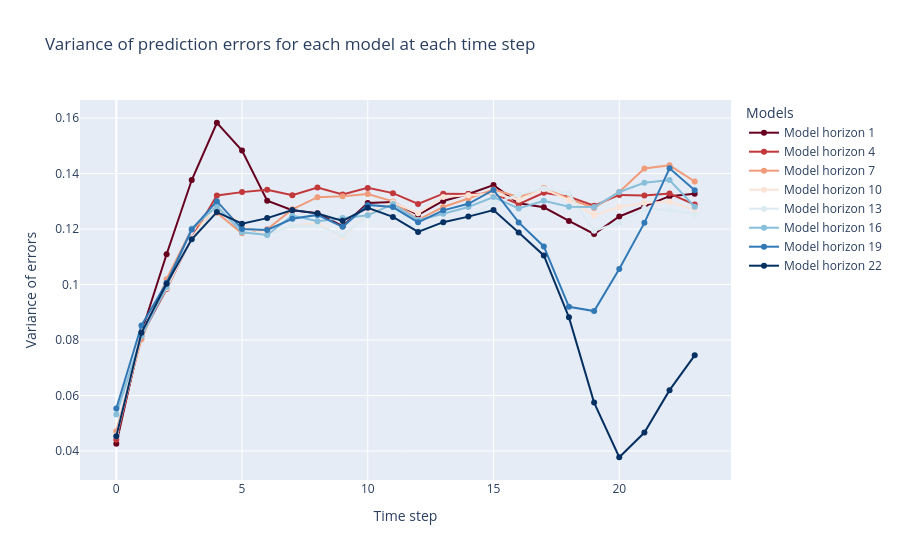
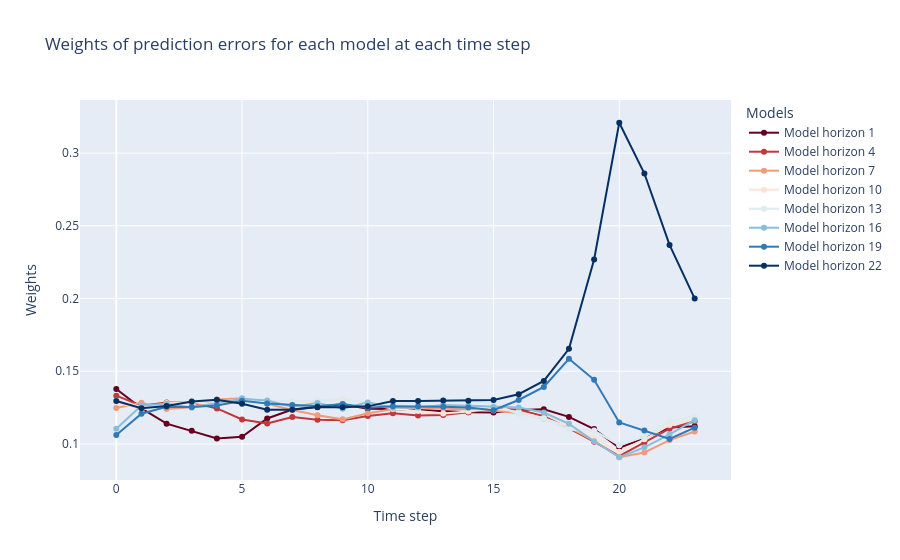
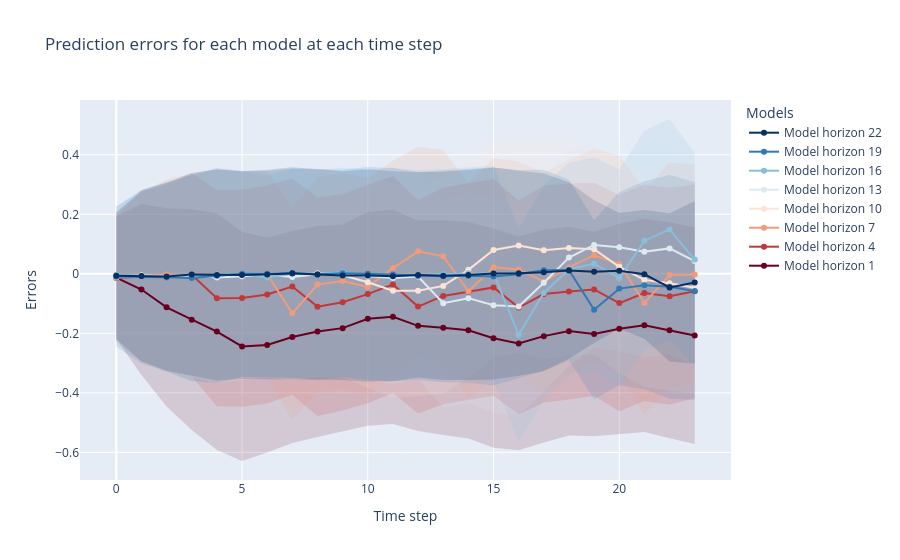

Notebook source saved alongside these figures, in order:
### Code cell
mheme_tcn_mse.visualize_variances()
mheme_tcn_mse.visualize_weights(None)
mheme_tcn_mse.visualize_errors(None)
